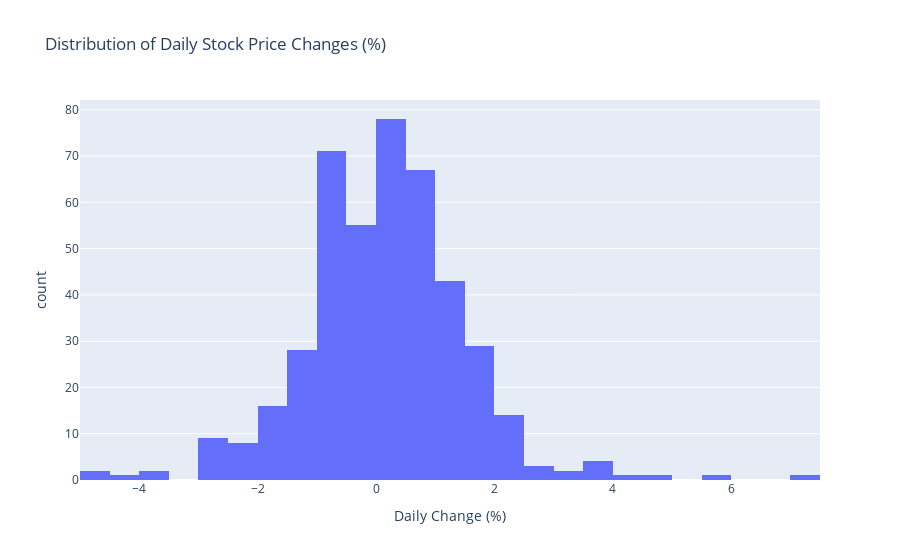

Write notebook code for a chart like this one.
### Code cell
# Histogram: Distribution of Daily Percentage Changes in Stock Prices
stock_data['Daily Change (%)'] = stock_data['Close'].pct_change() * 100
fig = px.histogram(stock_data, x='Daily Change (%)', nbins=50, title='Distribution of Daily Stock Price Changes (%)', labels={'x': 'Daily Change (%)', 'y': 'Frequency'})
fig.show()

### Figure 1 — Plotly figure (JSON) as saved in the notebook; plotly's stock layout.template omitted (floating-point values rounded to 4 significant figures; data arrays with more than 128 entries replaced by an {"elided": "..."} marker saying what was removed)
{"data": [{"alignmentgroup": "True", "bingroup": "x", "hovertemplate": "Daily Change (%)=%{x}<br>count=%{y}<extra></extra>", "legendgroup": "", "marker": {"color": "#636efa", "pattern": {"shape": ""}}, "name": "", "nbinsx": 50, "offsetgroup": "", "orientation": "v", "showlegend": false, "type": "histogram", "x": {"elided": "437 float values"}, "xaxis": "x", "yaxis": "y"}], "layout": {"barmode": "relative", "legend": {"tracegroupgap": 0}, "title": {"text": "Distribution of Daily Stock Price Changes (%)"}, "xaxis": {"anchor": "y", "domain": [0, 1], "title": {"text": "Daily Change (%)"}}, "yaxis": {"anchor": "x", "domain": [0, 1], "title": {"text": "count"}}}}
